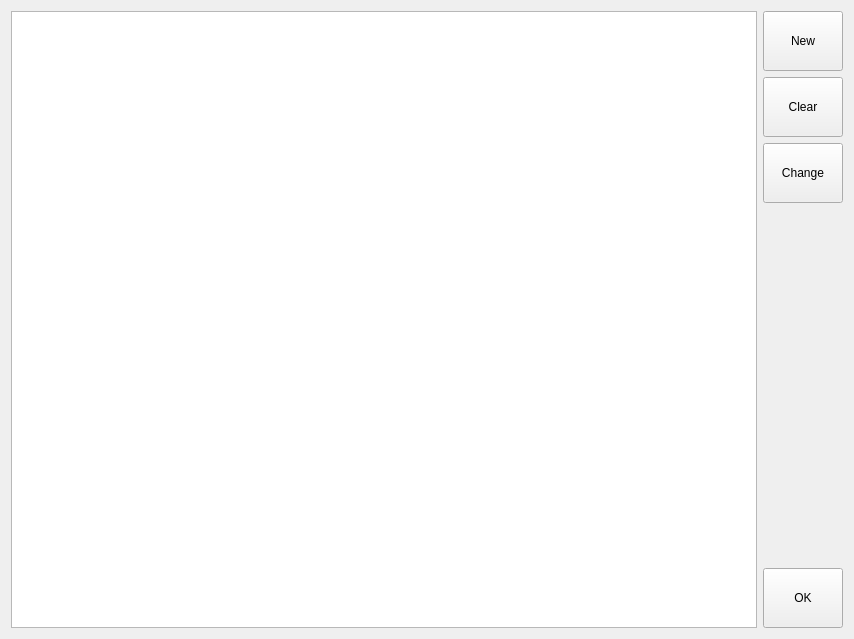
<?xml version="1.0" encoding="UTF-8"?>
<ui version="4.0">
 <author>Copyright 2010, Martin Koller</author>
 <class>ProductsWidget</class>
 <widget class="QWidget" name="ProductsWidget">
  <property name="geometry">
   <rect>
    <x>0</x>
    <y>0</y>
    <width>854</width>
    <height>639</height>
   </rect>
  </property>
  <property name="windowTitle">
   <string>Produkte</string>
  </property>
  <layout class="QGridLayout" name="gridLayout">
   <item row="0" column="0">
    <widget class="QTableView" name="tableView">
     <property name="alternatingRowColors">
      <bool>true</bool>
     </property>
     <property name="selectionMode">
      <enum>QAbstractItemView::SingleSelection</enum>
     </property>
     <property name="selectionBehavior">
      <enum>QAbstractItemView::SelectRows</enum>
     </property>
    </widget>
   </item>
   <item row="0" column="1">
    <layout class="QVBoxLayout" name="verticalLayout">
     <item>
      <widget class="QPushButton" name="plus">
       <property name="minimumSize">
        <size>
         <width>0</width>
         <height>60</height>
        </size>
       </property>
       <property name="text">
        <string>New</string>
       </property>
       <property name="icon">
        <iconset resource="LillePOS.qrc">
         <normaloff>:/icons/new.png</normaloff>:/icons/new.png</iconset>
       </property>
       <property name="iconSize">
        <size>
         <width>32</width>
         <height>32</height>
        </size>
       </property>
      </widget>
     </item>
     <item>
      <widget class="QPushButton" name="minus">
       <property name="minimumSize">
        <size>
         <width>0</width>
         <height>60</height>
        </size>
       </property>
       <property name="text">
        <string>Clear</string>
       </property>
       <property name="icon">
        <iconset resource="LillePOS.qrc">
         <normaloff>:/icons/eraser.png</normaloff>:/icons/eraser.png</iconset>
       </property>
       <property name="iconSize">
        <size>
         <width>32</width>
         <height>32</height>
        </size>
       </property>
      </widget>
     </item>
     <item>
      <widget class="QPushButton" name="edit">
       <property name="minimumSize">
        <size>
         <width>0</width>
         <height>60</height>
        </size>
       </property>
       <property name="text">
        <string>Change</string>
       </property>
       <property name="icon">
        <iconset resource="LillePOS.qrc">
         <normaloff>:/icons/edit.png</normaloff>:/icons/edit.png</iconset>
       </property>
       <property name="iconSize">
        <size>
         <width>32</width>
         <height>32</height>
        </size>
       </property>
      </widget>
     </item>
     <item>
      <spacer name="verticalSpacer">
       <property name="orientation">
        <enum>Qt::Vertical</enum>
       </property>
       <property name="sizeHint" stdset="0">
        <size>
         <width>20</width>
         <height>40</height>
        </size>
       </property>
      </spacer>
     </item>
     <item>
      <widget class="QPushButton" name="pushButton">
       <property name="minimumSize">
        <size>
         <width>0</width>
         <height>60</height>
        </size>
       </property>
       <property name="text">
        <string>OK</string>
       </property>
       <property name="icon">
        <iconset resource="LillePOS.qrc">
         <normaloff>:/icons/ok.png</normaloff>:/icons/ok.png</iconset>
       </property>
       <property name="iconSize">
        <size>
         <width>32</width>
         <height>32</height>
        </size>
       </property>
      </widget>
     </item>
    </layout>
   </item>
  </layout>
 </widget>
 <resources>
  <include location="LillePOS.qrc"/>
 </resources>
 <connections>
  <connection>
   <sender>pushButton</sender>
   <signal>clicked()</signal>
   <receiver>ProductsWidget</receiver>
   <slot>close()</slot>
   <hints>
    <hint type="sourcelabel">
     <x>776</x>
     <y>610</y>
    </hint>
    <hint type="destinationlabel">
     <x>865</x>
     <y>446</y>
    </hint>
   </hints>
  </connection>
 </connections>
</ui>
